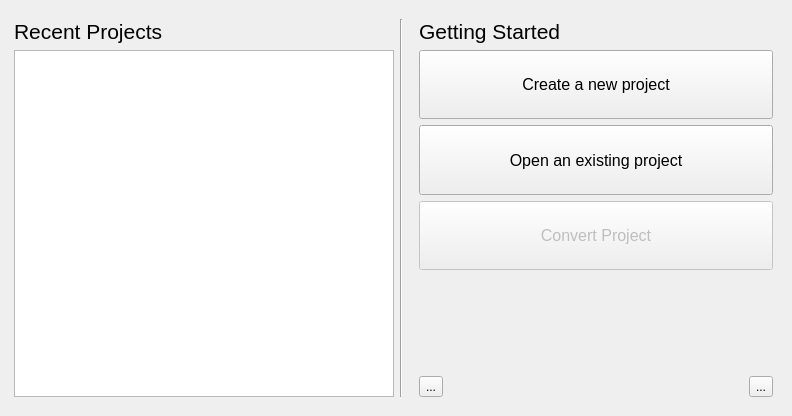
<?xml version="1.0" encoding="UTF-8"?>
<ui version="4.0">
 <class>NoggitProjectSelectionWindow</class>
 <widget class="QMainWindow" name="NoggitProjectSelectionWindow">
  <property name="windowModality">
   <enum>Qt::NonModal</enum>
  </property>
  <property name="geometry">
   <rect>
    <x>0</x>
    <y>0</y>
    <width>792</width>
    <height>416</height>
   </rect>
  </property>
  <property name="windowTitle">
   <string>Noggit Yellow Project Selection</string>
  </property>
  <property name="windowIcon">
   <iconset>
    <normalon>:/icon</normalon>
   </iconset>
  </property>
  <widget class="QWidget" name="centralwidget">
   <layout class="QVBoxLayout" name="verticalLayout_3">
    <item>
     <layout class="QHBoxLayout" name="horizontalLayout">
      <property name="topMargin">
       <number>10</number>
      </property>
      <property name="bottomMargin">
       <number>10</number>
      </property>
      <item>
       <spacer name="horizontalSpacer">
        <property name="orientation">
         <enum>Qt::Horizontal</enum>
        </property>
        <property name="sizeType">
         <enum>QSizePolicy::Fixed</enum>
        </property>
        <property name="sizeHint" stdset="0">
         <size>
          <width>5</width>
          <height>5</height>
         </size>
        </property>
       </spacer>
      </item>
      <item>
       <layout class="QVBoxLayout" name="verticalLayout_2">
        <item>
         <widget class="QLabel" name="label">
          <property name="sizePolicy">
           <sizepolicy hsizetype="Fixed" vsizetype="Fixed">
            <horstretch>0</horstretch>
            <verstretch>0</verstretch>
           </sizepolicy>
          </property>
          <property name="font">
           <font>
            <pointsize>16</pointsize>
           </font>
          </property>
          <property name="text">
           <string>Recent Projects</string>
          </property>
         </widget>
        </item>
        <item>
         <widget class="QListWidget" name="listView">
          <property name="sizePolicy">
           <sizepolicy hsizetype="Fixed" vsizetype="Preferred">
            <horstretch>0</horstretch>
            <verstretch>0</verstretch>
           </sizepolicy>
          </property>
          <property name="minimumSize">
           <size>
            <width>380</width>
            <height>0</height>
           </size>
          </property>
         </widget>
        </item>
       </layout>
      </item>
      <item>
       <widget class="Line" name="line">
        <property name="orientation">
         <enum>Qt::Vertical</enum>
        </property>
       </widget>
      </item>
      <item>
       <layout class="QVBoxLayout" name="verticalLayout">
        <property name="sizeConstraint">
         <enum>QLayout::SetFixedSize</enum>
        </property>
        <property name="leftMargin">
         <number>0</number>
        </property>
        <item>
         <layout class="QVBoxLayout" name="verticalLayout_4">
          <property name="leftMargin">
           <number>10</number>
          </property>
          <property name="rightMargin">
           <number>10</number>
          </property>
          <item>
           <widget class="QLabel" name="label_2">
            <property name="sizePolicy">
             <sizepolicy hsizetype="Preferred" vsizetype="Fixed">
              <horstretch>0</horstretch>
              <verstretch>0</verstretch>
             </sizepolicy>
            </property>
            <property name="font">
             <font>
              <pointsize>16</pointsize>
             </font>
            </property>
            <property name="acceptDrops">
             <bool>false</bool>
            </property>
            <property name="text">
             <string>Getting Started</string>
            </property>
            <property name="wordWrap">
             <bool>false</bool>
            </property>
           </widget>
          </item>
          <item>
           <widget class="QPushButton" name="button_create_new_project">
            <property name="sizePolicy">
             <sizepolicy hsizetype="Preferred" vsizetype="Preferred">
              <horstretch>0</horstretch>
              <verstretch>0</verstretch>
             </sizepolicy>
            </property>
            <property name="font">
             <font>
              <pointsize>12</pointsize>
             </font>
            </property>
            <property name="text">
             <string>Create a new project</string>
            </property>
            <property name="iconSize">
             <size>
              <width>64</width>
              <height>64</height>
             </size>
            </property>
            <property name="checkable">
             <bool>false</bool>
            </property>
           </widget>
          </item>
          <item>
           <widget class="QPushButton" name="button_open_existing_project">
            <property name="enabled">
             <bool>true</bool>
            </property>
            <property name="sizePolicy">
             <sizepolicy hsizetype="Preferred" vsizetype="Preferred">
              <horstretch>0</horstretch>
              <verstretch>0</verstretch>
             </sizepolicy>
            </property>
            <property name="font">
             <font>
              <pointsize>12</pointsize>
             </font>
            </property>
            <property name="acceptDrops">
             <bool>false</bool>
            </property>
            <property name="autoFillBackground">
             <bool>false</bool>
            </property>
            <property name="text">
             <string>Open an existing project</string>
            </property>
            <property name="iconSize">
             <size>
              <width>64</width>
              <height>64</height>
             </size>
            </property>
            <property name="checkable">
             <bool>false</bool>
            </property>
           </widget>
          </item>
          <item>
           <widget class="QPushButton" name="button_convert_project">
            <property name="enabled">
             <bool>false</bool>
            </property>
            <property name="sizePolicy">
             <sizepolicy hsizetype="Preferred" vsizetype="Preferred">
              <horstretch>0</horstretch>
              <verstretch>0</verstretch>
             </sizepolicy>
            </property>
            <property name="font">
             <font>
              <pointsize>12</pointsize>
             </font>
            </property>
            <property name="text">
             <string>Convert Project</string>
            </property>
            <property name="iconSize">
             <size>
              <width>64</width>
              <height>64</height>
             </size>
            </property>
            <property name="checkable">
             <bool>false</bool>
            </property>
           </widget>
          </item>
          <item>
           <spacer name="verticalSpacer">
            <property name="orientation">
             <enum>Qt::Vertical</enum>
            </property>
            <property name="sizeType">
             <enum>QSizePolicy::Fixed</enum>
            </property>
            <property name="sizeHint" stdset="0">
             <size>
              <width>20</width>
              <height>100</height>
             </size>
            </property>
           </spacer>
          </item>
          <item>
           <layout class="QHBoxLayout" name="horizontalLayout_2">
            <item>
             <widget class="QToolButton" name="changelog_button">
              <property name="text">
               <string>...</string>
              </property>
             </widget>
            </item>
            <item>
             <spacer name="horizontalSpacer_2">
              <property name="orientation">
               <enum>Qt::Horizontal</enum>
              </property>
              <property name="sizeType">
               <enum>QSizePolicy::Expanding</enum>
              </property>
              <property name="sizeHint" stdset="0">
               <size>
                <width>40</width>
                <height>20</height>
               </size>
              </property>
             </spacer>
            </item>
            <item>
             <widget class="QToolButton" name="settings_button">
              <property name="text">
               <string>...</string>
              </property>
             </widget>
            </item>
           </layout>
          </item>
         </layout>
        </item>
       </layout>
      </item>
     </layout>
    </item>
   </layout>
  </widget>
 </widget>
 <resources/>
 <connections/>
</ui>
